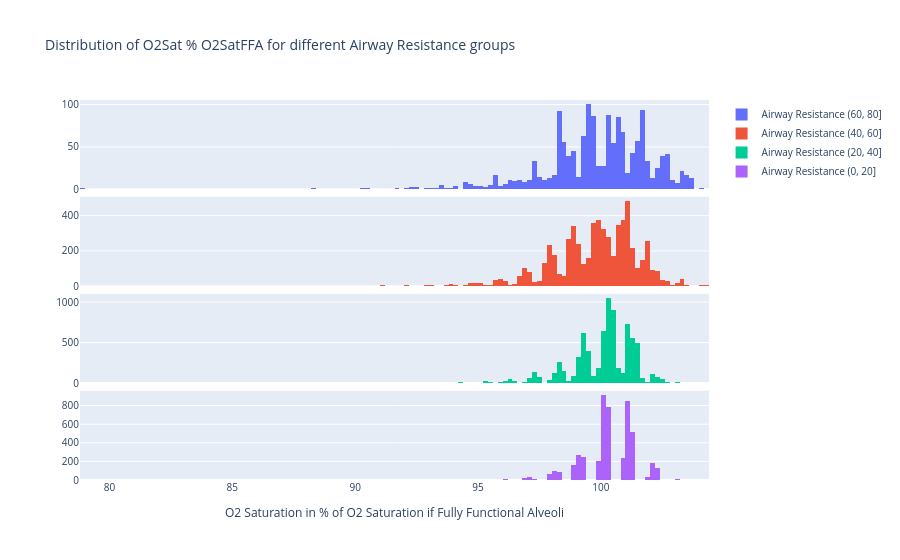

Notebook source saved alongside this figure:
### Code cell
import src.o2_fev1_analysis.partition as partition

O2_col = "O2Sat % O2SatFFA"
# O2_col = "O2SatFFA from ecFEV1 (%)"

# # Create 3 equally spaced bins for Airway Resistance
# df["AR group"] = partition.partition_in_n_equal_groups(
#     df["Airway Resistance mean from ecFEV1 (%)"], 5
# )

# Cut Airway Resistance into bins of 0-20, 20-40, 40-60, 60-80
df["AR group"] = pd.cut(
    df["AR from ecFEV1 (%)"],
    bins=np.arange(0, 100, 20),
    include_lowest=False,
)

group_labels = df["AR group"].unique()
print(f"AR groups: {group_labels}")

# Create subplot with 3 rows
fig = make_subplots(
    rows=len(group_labels) - 1, cols=1, shared_xaxes=True, vertical_spacing=0.02
)
# On first subplot add histogram of Drop from O2 Saturation FFA (%) for 1st AR group
for i in range(len(group_labels) - 1):
    fig.add_trace(
        go.Histogram(
            x=df[df["AR group"] == group_labels[i]][O2_col],
            name=f"Airway Resistance {group_labels[i]}",
            # Bin size of 1
            xbins=dict(start=75, end=110, size=0.2),
        ),
        row=i + 1,
        col=1,
    )
    

title = f"Distribution of {O2_col} for different Airway Resistance groups"
fig.update_layout(
    title=title,
    font=dict(size=10),
)
fig.update_xaxes(
    title_text="O2 Saturation in % of O2 Saturation if Fully Functional Alveoli",
    row=len(group_labels) - 1,
    col=1,
)
# Save
fig.write_image(f"{plotsdir}{title}.png")
fig.show()

### Figure 1 — Plotly figure (JSON) as saved in the notebook; plotly's stock layout.template omitted (floating-point values rounded to 4 significant figures; data arrays with more than 128 entries replaced by an {"elided": "..."} marker saying what was removed)
{"data": [{"name": "Airway Resistance (60, 80]", "type": "histogram", "x": {"elided": "1507 float values"}, "xaxis": "x", "xbins": {"end": 110, "size": 0.2, "start": 75}, "yaxis": "y"}, {"name": "Airway Resistance (40, 60]", "type": "histogram", "x": {"elided": "6128 float values"}, "xaxis": "x2", "xbins": {"end": 110, "size": 0.2, "start": 75}, "yaxis": "y2"}, {"name": "Airway Resistance (20, 40]", "type": "histogram", "x": {"elided": "7795 float values"}, "xaxis": "x3", "xbins": {"end": 110, "size": 0.2, "start": 75}, "yaxis": "y3"}, {"name": "Airway Resistance (0, 20]", "type": "histogram", "x": {"elided": "4903 float values"}, "xaxis": "x4", "xbins": {"end": 110, "size": 0.2, "start": 75}, "yaxis": "y4"}], "layout": {"font": {"size": 10}, "title": {"text": "Distribution of O2Sat % O2SatFFA for different Airway Resistance groups"}, "xaxis": {"anchor": "y", "domain": [0, 1], "matches": "x4", "showticklabels": false}, "xaxis2": {"anchor": "y2", "domain": [0, 1], "matches": "x4", "showticklabels": false}, "xaxis3": {"anchor": "y3", "domain": [0, 1], "matches": "x4", "showticklabels": false}, "xaxis4": {"anchor": "y4", "domain": [0, 1], "title": {"text": "O2 Saturation in % of O2 Saturation if Fully Functional Alveoli"}}, "yaxis": {"anchor": "x", "domain": [0.765, 1.0]}, "yaxis2": {"anchor": "x2", "domain": [0.51, 0.745]}, "yaxis3": {"anchor": "x3", "domain": [0.255, 0.49]}, "yaxis4": {"anchor": "x4", "domain": [0, 0.235]}}}
